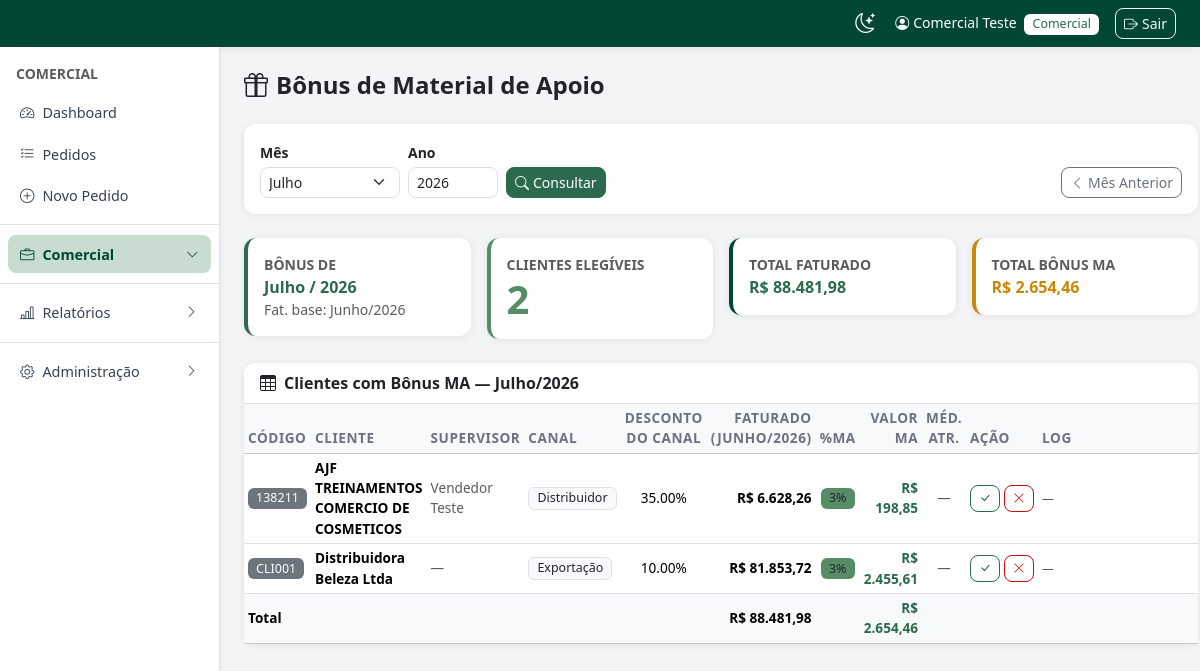
Screenshot of /admin/cadastros/bonus-ma.php (signed in) with the database file from the repository.
### tables this page shows
CREATE TABLE `clientes` (
  `id` int(11) NOT NULL,
  `codigo_cliente` varchar(50) DEFAULT NULL,
  `cnpj` varchar(20) DEFAULT NULL,
  `cpf` varchar(15) DEFAULT NULL,
  `razao_social` varchar(200) NOT NULL,
  `cep` varchar(10) DEFAULT NULL,
  `endereco` varchar(200) DEFAULT NULL,
  `numero` varchar(10) DEFAULT NULL,
  `complemento` varchar(100) DEFAULT NULL,
  `bairro` varchar(100) DEFAULT NULL,
  `cidade` varchar(100) DEFAULT NULL,
  `estado` varchar(2) DEFAULT NULL,
  `pais` varchar(50) DEFAULT 'Brasil',
  `telefone1` varchar(20) DEFAULT NULL,
  `telefone2` varchar(20) DEFAULT NULL,
  `email` varchar(255) DEFAULT NULL,
  `vendedor` varchar(100) DEFAULT NULL,
  `canal_venda_id` int(11) DEFAULT NULL,
  `material_apoio` tinyint(4) DEFAULT 0,
  `bonus_desempenho` decimal(10,2) DEFAULT 0.00,
  `desconto_cliente` decimal(10,4) DEFAULT 0.0000,
  `limite_credito` decimal(12,2) DEFAULT 0.00,
  `idioma` varchar(20) DEFAULT 'pt',
  `moeda` varchar(10) DEFAULT 'BRL',
  `pedido_accademia` tinyint(4) DEFAULT 0,
  `senha` varchar(255) NOT NULL,
  `status` enum('ativo','inativo') DEFAULT 'ativo',
  `created_at` timestamp NOT NULL DEFAULT current_timestamp(),
  `desconto_canal` decimal(5,2) NOT NULL DEFAULT 0.00,
  `supervisor` varchar(100) DEFAULT NULL,
  `senha_temporaria` tinyint(1) NOT NULL DEFAULT 1
);

CREATE TABLE `canal_venda` (
  `id` int(11) NOT NULL,
  `canal` varchar(100) NOT NULL,
  `faixa_faturamento` varchar(100) DEFAULT NULL,
  `desconto` decimal(10,4) DEFAULT 0.0000,
  `created_at` timestamp NOT NULL DEFAULT current_timestamp(),
  `margem_negociacao` decimal(10,4) NOT NULL DEFAULT 0.0000
);

### admin/cadastros/bonus-ma.php (the view, shortened to what the rows shown need)
<?php
require_once __DIR__ . '/../../config.php';
$mesAtual = (int)date('n');
$anoAtual = (int)date('Y');
$mesPad   = $mesAtual;
$anoPad   = $anoAtual;
$mes = isset($_GET['mes']) ? (int)$_GET['mes'] : $mesPad;
$ano = isset($_GET['ano']) ? (int)$_GET['ano'] : $anoPad;
$fatMes   = $mes === 1 ? 12 : $mes - 1;
$fatAno   = $mes === 1 ? $ano - 1 : $ano;
$fatDtIni = sprintf('%04d-%02d-01', $fatAno, $fatMes);
$fatDtFim = date('Y-m-t', mktime(0, 0, 0, $fatMes, 1, $fatAno));
$rows = db()->prepare("
    SELECT
        c.id, c.codigo_cliente, c.razao_social, COALESCE(c.supervisor, c.vendedor) AS supervisor,
        cv.canal,
        c.desconto_canal,
        CAST(c.material_apoio AS UNSIGNED) AS ma_pct,
        COALESCE(SUM(CASE WHEN p.status = 'faturado' THEN p.valor_total * (CASE WHEN p.moeda <> 'BRL' AND p.cotacao > 0 THEN p.cotacao ELSE 1 END) ELSE 0 END), 0) AS faturamento,
        COALESCE(cr_avg.media_atrasos, 0) AS media_atrasos
    FROM clientes c
    LEFT JOIN canal_venda cv ON cv.id = c.canal_venda_id
    LEFT JOIN pedidos p ON p.cliente_id = c.id
        AND DATE(p.data_pedido) BETWEEN ? AND ?
    LEFT JOIN (
        SELECT cliente_id, ROUND(AVG(DATEDIFF(data_pagamento, data_vencimento)), 1) AS media_atrasos
        FROM contas_receber
        WHERE data_pagamento IS NOT NULL AND data_pagamento > data_vencimento
        GROUP BY cliente_id
    ) cr_avg ON cr_avg.cliente_id = c.id
    WHERE c.material_apoio > 0 AND c.status = 'ativo'
    GROUP BY c.id
    HAVING faturamento > 0
    ORDER BY c.razao_social
");
$rows->execute([$fatDtIni, $fatDtFim]);
$rows = $rows->fetchAll();
$logs = [];
$meses     = ['Janeiro','Fevereiro','Março','Abril','Maio','Junho','Julho','Agosto','Setembro','Outubro','Novembro','Dezembro'];
require_once LAYOUT_PATH . '/header.php';
?>
<div class="card shadow-sm border-0">
    <div class="card-body p-0">
        <div class="table-responsive">
        <table class="table table-hover table-sm mb-0" style="font-size:.85rem">
            <thead class="table-light">
                <tr>
                    <th>Código</th>
                    <th>Cliente</th>
                    <th>Supervisor</th>
                    <th>Canal</th>
                    <th class="text-center">Desconto do Canal</th>
                    <th class="text-end">Faturado (<?= $meses[$fatMes-1] ?>/<?= $fatAno ?>)</th>
                    <th class="text-center">%MA</th>
                    <th class="text-end">Valor MA</th>
                    <th class="text-center">Méd. Atr.</th>
                    <th>Ação</th>
                    <th>Log</th>
                </tr>
            </thead>
            <tbody>
            <?php if ($rows): foreach ($rows as $r):
                $valorMA = $r['faturamento'] * $r['ma_pct'] / 100;
            ?>
                <tr>
                    <td><span class="badge bg-secondary"><?= e($r['codigo_cliente']) ?></span></td>
                    <td class="fw-semibold"><?= e($r['razao_social']) ?></td>
                    <td class="text-muted"><?= e($r['supervisor'] ?: '—') ?></td>
                    <td><?= $r['canal'] ? '<span class="badge bg-light text-dark border">'.e($r['canal']).'</span>' : '—' ?></td>
                    <td class="text-center"><?= number_format($r['desconto_canal'], 2) ?>%</td>
                    <td class="text-end fw-semibold"><?= moedaBR($r['faturamento']) ?></td>
                    <td class="text-center"><span class="badge bg-info text-dark"><?= (int)$r['ma_pct'] ?>%</span></td>
                    <td class="text-end fw-semibold text-success"><?= moedaBR($valorMA) ?></td>
                    <td class="text-center">
                        <?php if ($r['media_atrasos'] > 0): ?>
                            <span class="badge bg-<?= $r['media_atrasos'] > 30 ? 'danger' : ($r['media_atrasos'] > 10 ? 'warning text-dark' : 'secondary') ?>">
                                <?= number_format($r['media_atrasos'], 1) ?> dias
                            </span>
                        <?php else: ?>
                            <span class="text-muted">—</span>
                        <?php endif; ?>
                    </td>
                    <?php $maAcao = $logs[$r['id']]['acao'] ?? null; ?>
                    <td>
                        <div class="d-flex gap-1 flex-nowrap">
                            <?php if ($maAcao !== 'aprovado'): ?>
                            <form method="POST" class="d-inline">
                                <button class="btn btn-xs btn-outline-primary" style="padding:.2rem .5rem;font-size:.75rem" title="Aprovar bônus MA">
                                    <i class="bi bi-check-lg"></i>
                                </button>
                            </form>
                            <?php endif; ?>
                            <?php if ($maAcao !== 'reprovado'): ?>
                            <form method="POST" class="d-inline">
                                <button class="btn btn-xs btn-outline-danger" style="padding:.2rem .5rem;font-size:.75rem" title="Reprovar bônus MA">
                                    <i class="bi bi-x-lg"></i>
                                </button>
                            </form>
                            <?php endif; ?>
                        </div>
                    </td>
                    <td style="min-width:160px">
                        <?php if (isset($logs[$r['id']])): $lg = $logs[$r['id']]; ?>
                            <span class="badge bg-<?= $lg['acao']==='aprovado'?'success':'danger' ?> mb-1">
                                <?= $lg['acao']==='aprovado' ? 'Aprovado' : 'Reprovado' ?>
                            </span><br>
                            <span class="small text-muted"><?= e($lg['usuario_nome']) ?></span><br>
                            <span class="small text-muted"><?= date('d/m/Y H:i', strtotime($lg['created_at'])) ?></span>
                        <?php else: ?>
                            <span class="text-muted small">—</span>
                        <?php endif; ?>
                    </td>
                </tr>
            <?php endforeach; else: ?>
                <tr><td colspan="11" class="text-center text-muted py-4">Nenhum cliente elegível para este período.</td></tr>
            <?php endif; ?>
            </tbody>
        </table>
        </div>
    </div>
</div>
<?php require_once LAYOUT_PATH . '/footer.php'; ?>

### rows the page displays
clientes: codigo_cliente "138211", razao_social "AJF TREINAMENTOS COMERCIO DE COSMETICOS", supervisor "Vendedor Teste", canal_venda.canal "Distribuidor", desconto_canal "35.00", faturamento "R$ 6.628,26", ma_pct "3", valorMA "R$ 198,85"
clientes: codigo_cliente "CLI001", razao_social "Distribuidora Beleza Ltda", supervisor "—", canal_venda.canal "Exportação", desconto_canal "10.00", faturamento "R$ 81.853,72", ma_pct "3", valorMA "R$ 2.455,61"

### other values shown
$_usuario['nome'] "Comercial Teste"
$_usuario['tipo'] "Comercial"
et('Sair') "Sair"
$tipoLabels[$_usuario['tipo']] "COMERCIAL"
$meses[$mes-1] "Julho"
$ano "2026"
$meses[$fatMes-1] "Junho"
$fatAno "2026"
count($rows) "2"
moedaBR($totalFat) "R$ 88.481,98"
moedaBR($totalBonus) "R$ 2.654,46"
$meses[$fatMes-1] "JUNHO"
form field mes "Julho"
